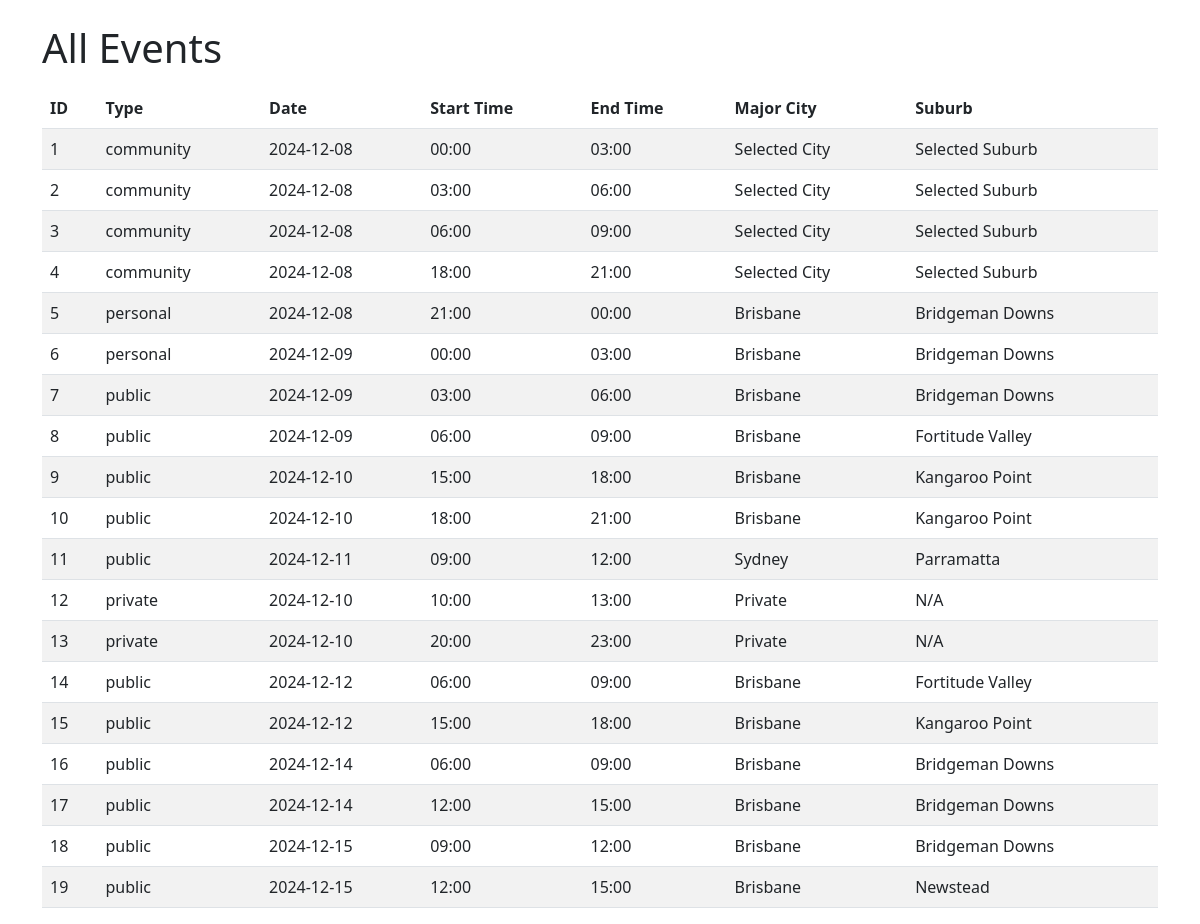
/all-events, run on the app's committed database.
### app/models.py (models this page shows, shortened)
class Event(db.Model):
    id = db.Column(db.Integer, primary_key=True)
    user_id = db.Column(db.Integer, db.ForeignKey('users.id'), nullable=True)  # Nullable for community events
    user = db.relationship('User', backref='events')
    major_city = db.Column(db.String(100), nullable=False)
    suburb = db.Column(db.String(100), nullable=False)
    event_type = db.Column(db.String(20), nullable=False, default='public')  # Default to public
    date = db.Column(db.Date, nullable=False)
    start_hour = db.Column(db.Integer, nullable=False)
    latitude = db.Column(db.Float, nullable=True)
    longitude = db.Column(db.Float, nullable=True)
    radius = db.Column(db.Float, default=1.0)

### app/routes.py (the view)
@main.route('/all-events', methods=['GET'])
def all_events():
    events = Event.query.all()  # Fetch all events from the database
    return render_template('all_events.html', events=events)

### app/templates/all_events.html (shortened to what this page needs)
<!DOCTYPE html>
<html lang="en">
<head>
    <link rel="stylesheet" href="https://cdn.jsdelivr.net/npm/bootstrap@5.3.0/dist/css/bootstrap.min.css">
</head>
<body>
    <div class="container mt-4">
        <h1 class="mb-3">All Events</h1>
        <table class="table table-striped">
            <thead>
                <tr>
                    <th>ID</th>
                    <th>Type</th>
                    <th>Date</th>
                    <th>Start Time</th>
                    <th>End Time</th>
                    <th>Major City</th>
                    <th>Suburb</th>
                </tr>
            </thead>
            <tbody>
                {% for event in events %}
                <tr>
                    <td>{{ event.id }}</td>
                    <td>{{ event.event_type }}</td>
                    <td>{{ event.date.strftime('%Y-%m-%d') }}</td>
                    <td>{{ '%02d:00' | format(event.start_hour) }}</td>
                    <td>{{ '%02d:00' | format((event.start_hour + 3) % 24) }}</td>
                    <td>{{ event.major_city }}</td>
                    <td>{{ event.suburb }}</td>
                </tr>
                {% endfor %}
            </tbody>
        </table>
    </div>
</body>
</html>

### data on the page
Event: id "1", event_type "community", date "2024-12-08", start_hour "00:00", (event.start_hour+3)%24 "03:00", major_city "Selected City", suburb "Selected Suburb"
Event: id "2", event_type "community", date "2024-12-08", start_hour "03:00", (event.start_hour+3)%24 "06:00", major_city "Selected City", suburb "Selected Suburb"
Event: id "3", event_type "community", date "2024-12-08", start_hour "06:00", (event.start_hour+3)%24 "09:00", major_city "Selected City", suburb "Selected Suburb"
Event: id "4", event_type "community", date "2024-12-08", start_hour "18:00", (event.start_hour+3)%24 "21:00", major_city "Selected City", suburb "Selected Suburb"
Event: id "5", event_type "personal", date "2024-12-08", start_hour "21:00", (event.start_hour+3)%24 "00:00", major_city "Brisbane", suburb "Bridgeman Downs"
Event: id "6", event_type "personal", date "2024-12-09", start_hour "00:00", (event.start_hour+3)%24 "03:00", major_city "Brisbane", suburb "Bridgeman Downs"
Event: id "7", event_type "public", date "2024-12-09", start_hour "03:00", (event.start_hour+3)%24 "06:00", major_city "Brisbane", suburb "Bridgeman Downs"
Event: id "8", event_type "public", date "2024-12-09", start_hour "06:00", (event.start_hour+3)%24 "09:00", major_city "Brisbane", suburb "Fortitude Valley"
Event: id "9", event_type "public", date "2024-12-10", start_hour "15:00", (event.start_hour+3)%24 "18:00", major_city "Brisbane", suburb "Kangaroo Point"
Event: id "10", event_type "public", date "2024-12-10", start_hour "18:00", (event.start_hour+3)%24 "21:00", major_city "Brisbane", suburb "Kangaroo Point"
Event: id "11", event_type "public", date "2024-12-11", start_hour "09:00", (event.start_hour+3)%24 "12:00", major_city "Sydney", suburb "Parramatta"
Event: id "12", event_type "private", date "2024-12-10", start_hour "10:00", (event.start_hour+3)%24 "13:00", major_city "Private", suburb "N/A"
Event: id "13", event_type "private", date "2024-12-10", start_hour "20:00", (event.start_hour+3)%24 "23:00", major_city "Private", suburb "N/A"
Event: id "14", event_type "public", date "2024-12-12", start_hour "06:00", (event.start_hour+3)%24 "09:00", major_city "Brisbane", suburb "Fortitude Valley"
Event: id "15", event_type "public", date "2024-12-12", start_hour "15:00", (event.start_hour+3)%24 "18:00", major_city "Brisbane", suburb "Kangaroo Point"
Event: id "16", event_type "public", date "2024-12-14", start_hour "06:00", (event.start_hour+3)%24 "09:00", major_city "Brisbane", suburb "Bridgeman Downs"
Event: id "17", event_type "public", date "2024-12-14", start_hour "12:00", (event.start_hour+3)%24 "15:00", major_city "Brisbane", suburb "Bridgeman Downs"
Event: id "18", event_type "public", date "2024-12-15", start_hour "09:00", (event.start_hour+3)%24 "12:00", major_city "Brisbane", suburb "Bridgeman Downs"
Event: id "19", event_type "public", date "2024-12-15", start_hour "12:00", (event.start_hour+3)%24 "15:00", major_city "Brisbane", suburb "Newstead"
